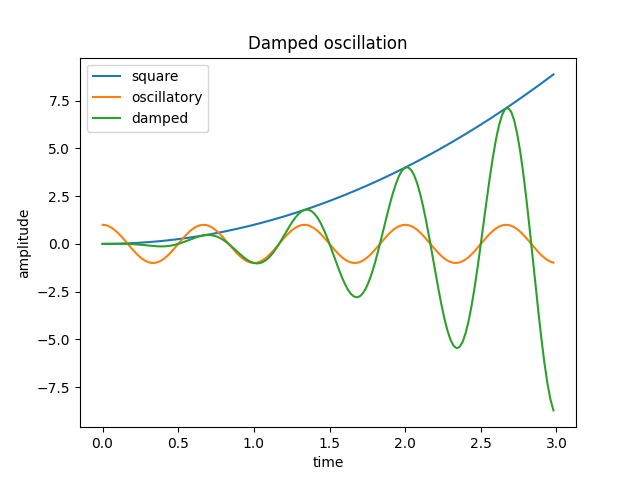

This chart was generated by the following Python code:
import matplotlib.pyplot as plt
import numpy as np

# Generate the numerical sequence
x = np.arange(0.0, 3.0, 0.02)

# Calculate the values for the three lines
y1 = x**2
y2 = np.cos(3*np.pi*x)
y3 = y1 * y2

# Create the plot
plt.plot(x, y1, label='square')
plt.plot(x, y2, label='oscillatory')
plt.plot(x, y3, label='damped')

# Add labels and title
plt.xlabel('time')
plt.ylabel('amplitude')
plt.title('Damped oscillation')

# Add a legend
plt.legend()

# Display the plot

plt.savefig('/app/agents/text2chart/v1/save/matplotbench_easy/code/10/v1.png'); plt.close()